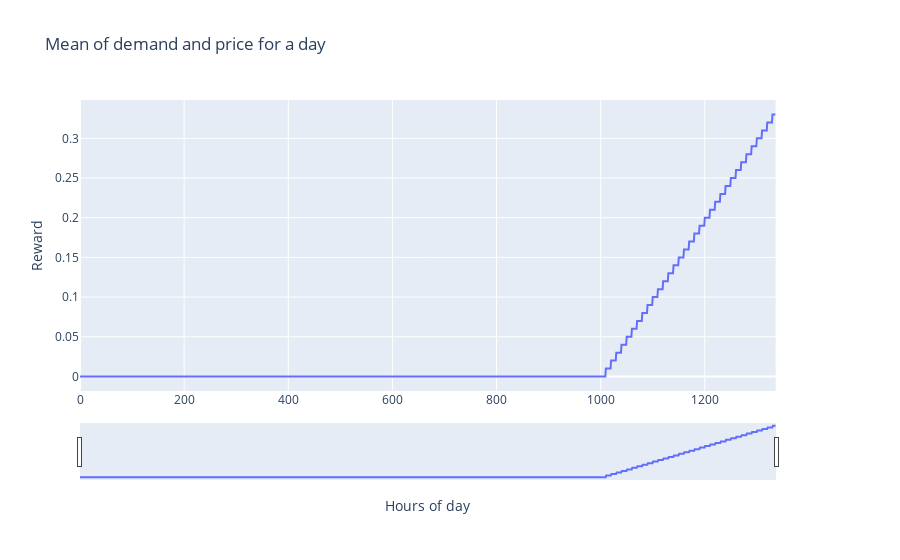

Notebook source saved alongside this figure:
### Code cell
fig = make_subplots(specs=[[{"secondary_y": True}]])
fig.add_trace(go.Scatter(x=results['timestamp'].index, y=results['k'], name='k'), secondary_y=False)

# Add figure title
fig.update_layout(
    title_text="Mean of demand and price for a day",
    xaxis_rangeslider_visible=True,
)

# Set x-axis title
fig.update_xaxes(title_text="Hours of day")

# Set y-axes titles
fig.update_yaxes(title_text="Reward")

fig.show()

### Figure 1 — Plotly figure (JSON) as saved in the notebook; plotly's stock layout.template omitted (floating-point values rounded to 4 significant figures; data arrays with more than 128 entries replaced by an {"elided": "..."} marker saying what was removed)
{"data": [{"name": "k", "type": "scatter", "x": {"elided": "1337 int values"}, "xaxis": "x", "y": {"elided": "1337 float values"}, "yaxis": "y"}], "layout": {"title": {"text": "Mean of demand and price for a day"}, "xaxis": {"anchor": "y", "domain": [0, 0.94], "rangeslider": {"visible": true}, "title": {"text": "Hours of day"}}, "yaxis": {"anchor": "x", "domain": [0, 1], "title": {"text": "Reward"}}, "yaxis2": {"anchor": "x", "overlaying": "y", "side": "right", "title": {"text": "Reward"}}}}
